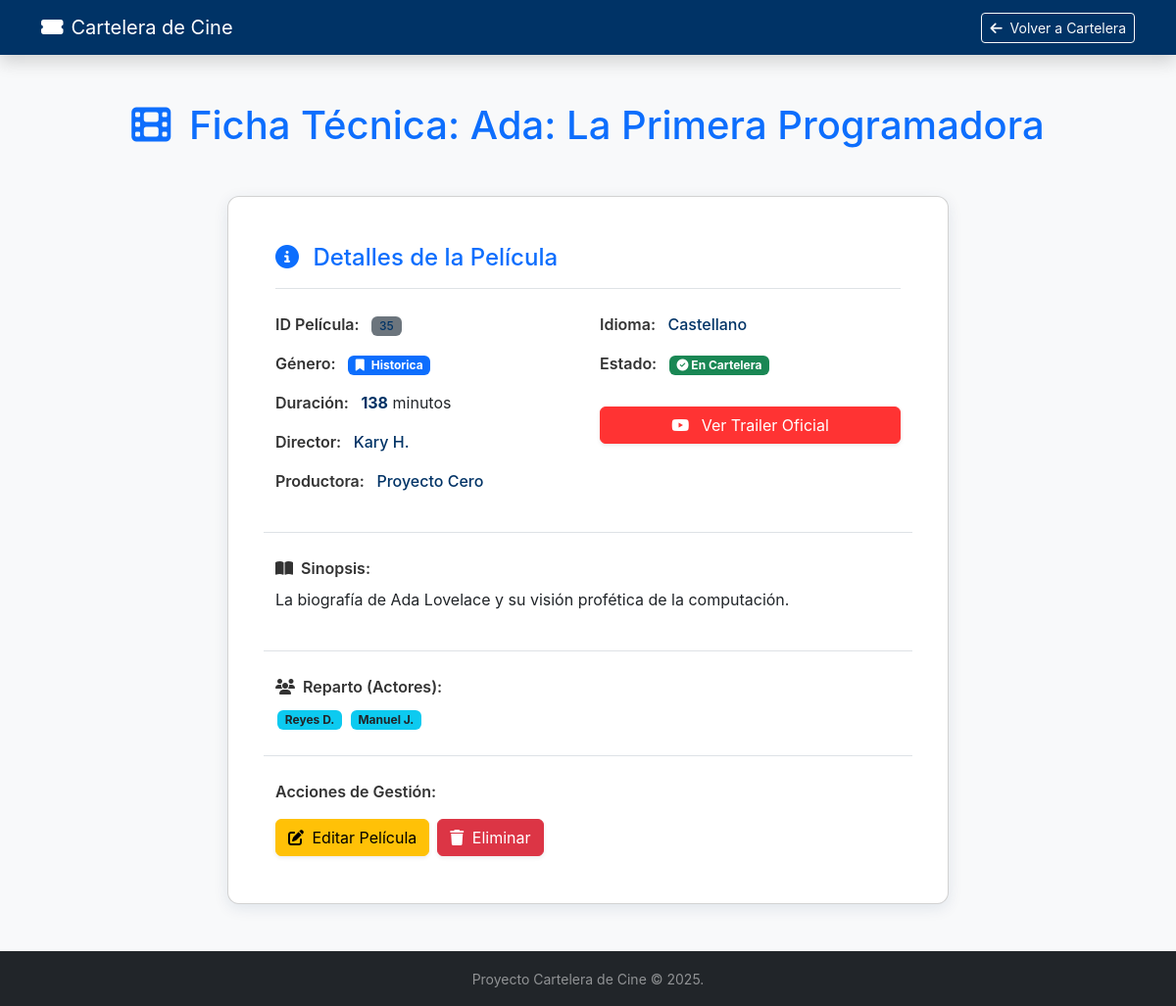
The app's page /peliculas/35 with its own data.
### app/models/pelicula.py (models this page shows, shortened)
class PeliculaORM(Base):
    __tablename__ = "peliculas"
    id: Mapped[int] = mapped_column(primary_key=True, autoincrement=True)
    titulo: Mapped[str] = mapped_column(String(255), nullable=False)
    genero_id: Mapped[int] = mapped_column(ForeignKey("generos.id"), nullable=False)
    duracion: Mapped[int] = mapped_column(Integer, nullable=False) # int, no float
    disponible: Mapped[bool] = mapped_column(Boolean, default=True, nullable=False)
    director: Mapped[str | None] = mapped_column(String(100), nullable=True)
    descripcion: Mapped[str | None] = mapped_column(String(1000), nullable=True)
    trailer: Mapped[str | None] = mapped_column(String(255), nullable=True)
    productora: Mapped[str | None] = mapped_column(String(100), nullable=True)
    idioma: Mapped[str | None] = mapped_column(String(50), nullable=True)
    vose: Mapped[bool | None] = mapped_column(Boolean, nullable=True)
    actores: Mapped[list[str] | None] = mapped_column(JSON, nullable=True)
    genero: Mapped["GeneroORM"] = relationship(back_populates="peliculas")

### app/models/genero.py (models this page shows, shortened)
class GeneroORM(Base):
    __tablename__ = "generos"
    id: Mapped[int] = mapped_column(primary_key=True, autoincrement=True)
    nombre: Mapped[str] = mapped_column(String(100), nullable=False, unique=True)
    descripcion: Mapped[str | None] = mapped_column(String(500), nullable=True)
    peliculas: Mapped[List["PeliculaORM"]] = relationship(
        back_populates="genero",
        cascade="all, delete-orphan" # Opcional: si borro un género, borra sus películas
    )

### app/routers/pelicula_router.py (the view)
@router.get("/{pelicula_id}", tags=["Web UI"])
def view_pelicula_detalle(pelicula_id: int, request: Request, db: Session = Depends(get_db)):
    pelicula = pelicula_service.get_pelicula_detalle(db, pelicula_id)
    if not pelicula:
        raise HTTPException(status_code=404, detail="Película no encontrada")
    return templates.TemplateResponse(
        "pelicula_detalle.html",
        {"request": request, "pelicula": pelicula}
    )

### templates/pelicula_detalle.html (shortened to what this page needs)
<!DOCTYPE html>
<html lang="es">
<head>
    <link href="https://cdn.jsdelivr.net/npm/bootstrap@5.3.3/dist/css/bootstrap.min.css" rel="stylesheet"
        xintegrity="sha384-QWTKZyjpPEjISv5WaRU9OFeRpok6YctnYmDr5pNlyT2bRjXh0JMhjY6hW+ALEwIH">
    <link rel="stylesheet" href="https://cdnjs.cloudflare.com/ajax/libs/font-awesome/6.5.2/css/all.min.css"
        xintegrity="sha512-SnH5WK+bZxgPHs44uWIX+LLMDJzL3gUq73K2qI90U8v8lC6W9lJvGvE8j+N5i3F3aH8O/2p1x9h6O2A1g==" />
</head>
<body>
    <nav class="navbar navbar-expand-lg navbar-dark shadow sticky-top">
        <div class="container">
            <a class="navbar-brand d-flex align-items-center" href="/"><i class="fas fa-ticket-alt me-2"></i> Cartelera de Cine</a>
            <div class="ms-auto"><a class="btn btn-outline-light btn-sm" href="/"><i class="fas fa-arrow-left me-1"></i> Volver a Cartelera</a></div>
        </div>
    </nav>
    <main class="container my-5">
        <h1 class="text-center mb-5 text-primary-accent">
            <i class="fas fa-film me-2"></i> Ficha Técnica: {{ pelicula.titulo }}
        </h1>
        <div class="row justify-content-center">
            <div class="col-lg-10 col-xl-8">
                <div class="card p-4 p-md-5">
                    <h4 class="border-bottom pb-3 mb-4 text-primary-accent"><i class="fas fa-info-circle me-2"></i> Detalles de la Película</h4>
                    <div class="row g-4">
                        <div class="col-md-6">
                            <p class="mb-3">
                                <span class="detail-label">ID Película:</span>
                                <span class="badge bg-secondary data-value">{{ pelicula.id }}</span>
                            </p>
                            <p class="mb-3">
                                <span class="detail-label">Género:</span>
                                <span class="badge bg-primary">
                                    <i class="fas fa-bookmark me-1"></i> {{ pelicula.genero.nombre if pelicula.genero else 'Sin Género' }}
                                </span>
                            </p>
                            <p class="mb-3">
                                <span class="detail-label">Duración:</span>
                                <span class="data-value fw-bold">{{ pelicula.duracion }}</span> minutos
                            </p>
                            <p class="mb-3">
                                <span class="detail-label">Director:</span>
                                <span class="data-value">{{ pelicula.director if pelicula.director else 'Desconocido' }}</span>
                            </p>
                            <p class="mb-3">
                                <span class="detail-label">Productora:</span>
                                <span class="data-value">{{ pelicula.productora if pelicula.productora else 'N/A' }}</span>
                            </p>
                        </div>
                        <div class="col-md-6">
                            <p class="mb-3">
                                <span class="detail-label">Idioma:</span>
                                <span class="data-value">{{ pelicula.idioma if pelicula.idioma else 'N/A' }}</span>
                            </p>
                            <p class="mb-3">
                                <span class="detail-label">Estado:</span>
                                {% if pelicula.disponible %}
                                    <span class="badge bg-success"><i class="fas fa-check-circle"></i> En Cartelera</span>
                                {% else %}
                                    <span class="badge bg-danger"><i class="fas fa-times-circle"></i> Retirada</span>
                                {% endif %}
                            </p>
                            {% if pelicula.trailer %}
                            <a href="{{ pelicula.trailer }}" target="_blank" class="btn btn-danger trailer-btn mt-3 shadow-sm w-100">
                                <i class="fab fa-youtube me-2"></i> Ver Trailer Oficial
                            </a>
                            {% endif %}
                        </div>
                        <div class="col-12 border-top pt-4">
                            <p class="detail-label mb-2"><i class="fas fa-book-open me-1"></i> Sinopsis:</p>
                            <p>{{ pelicula.descripcion if pelicula.descripcion else 'Descripción no proporcionada.' }}</p>
                        </div>
                        <div class="col-12 border-top pt-4">
                            <p class="detail-label mb-2"><i class="fas fa-users me-1"></i> Reparto (Actores):</p>
                            {% if pelicula.actores and pelicula.actores|length > 0 %}
                                {% for actor in pelicula.actores %}
                                    <span class="badge bg-info text-dark actor-badge">{{ actor }}</span>
                                {% endfor %}
                            {% else %}
                                <p class="text-muted small">No hay información de reparto disponible.</p>
                            {% endif %}
                        </div>
                        <div class="col-12 border-top pt-4 mt-4">
                            <p class="detail-label mb-3">Acciones de Gestión:</p>
                            <div class="d-flex gap-2">
                                <a href="/peliculas/editar/{{ pelicula.id }}" class="btn btn-warning shadow-sm">
                                    <i class="fas fa-edit me-1"></i> Editar Película
                                </a>
                                <button type="button" class="btn btn-danger shadow-sm" data-bs-toggle="modal" data-bs-target="#confirmDeleteModal">
                                    <i class="fas fa-trash me-1"></i> Eliminar
                                </button>
                            </div>
                        </div>
                    </div>
                </div>
            </div>
        </div>
    </main>
    <footer class="bg-dark text-white-50 py-3 mt-5">
        <div class="container text-center"><small>Proyecto Cartelera de Cine &copy; 2025.</small></div>
    </footer>
</body>
</html>

### templates/pelicula_detalle.html (style rules this page uses)
body { background-color: #f8f9fa; font-family: 'Inter', sans-serif; }
.navbar { background-color: #003366 !important; }
.card { border-radius: 12px; box-shadow: 0 4px 15px rgba(0, 51, 102, 0.1); }
.text-primary-accent { color: #0d6efd !important; }
.detail-label { font-weight: 600; color: #333; margin-right: 0.5rem; }
.data-value { color: #003366; font-weight: 500; }
.trailer-btn { background-color: #ff3333; border-color: #ff3333; }
.actor-badge { margin: 2px; }

### records on screen
PeliculaORM: titulo "Ada: La Primera Programadora", id "35", duracion "138", director "Kary H.", productora "Proyecto Cero", idioma "Castellano", descripcion "La biografía de Ada Lovelace y su visión profética de la computación."
GeneroORM: genero "Historica"

### other values on screen
{{ actor }} "Reyes D." "Manuel J."
